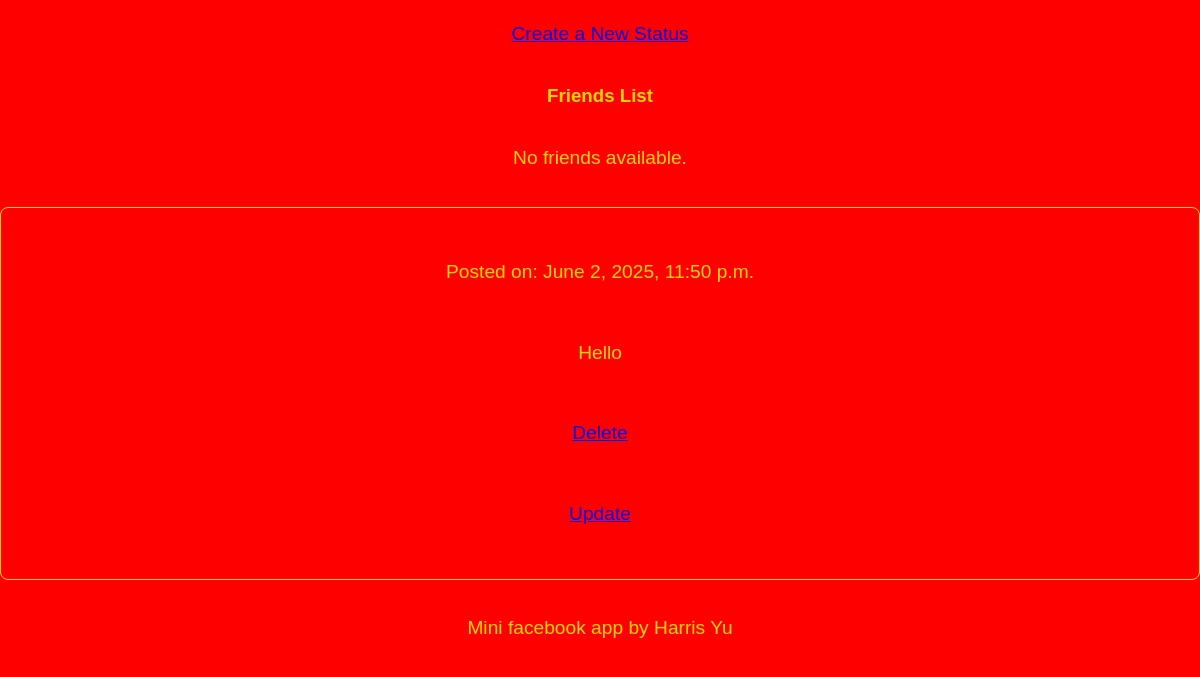
/mini_fb/profile/2/ (lower part), run on an earlier commit of the app's database.
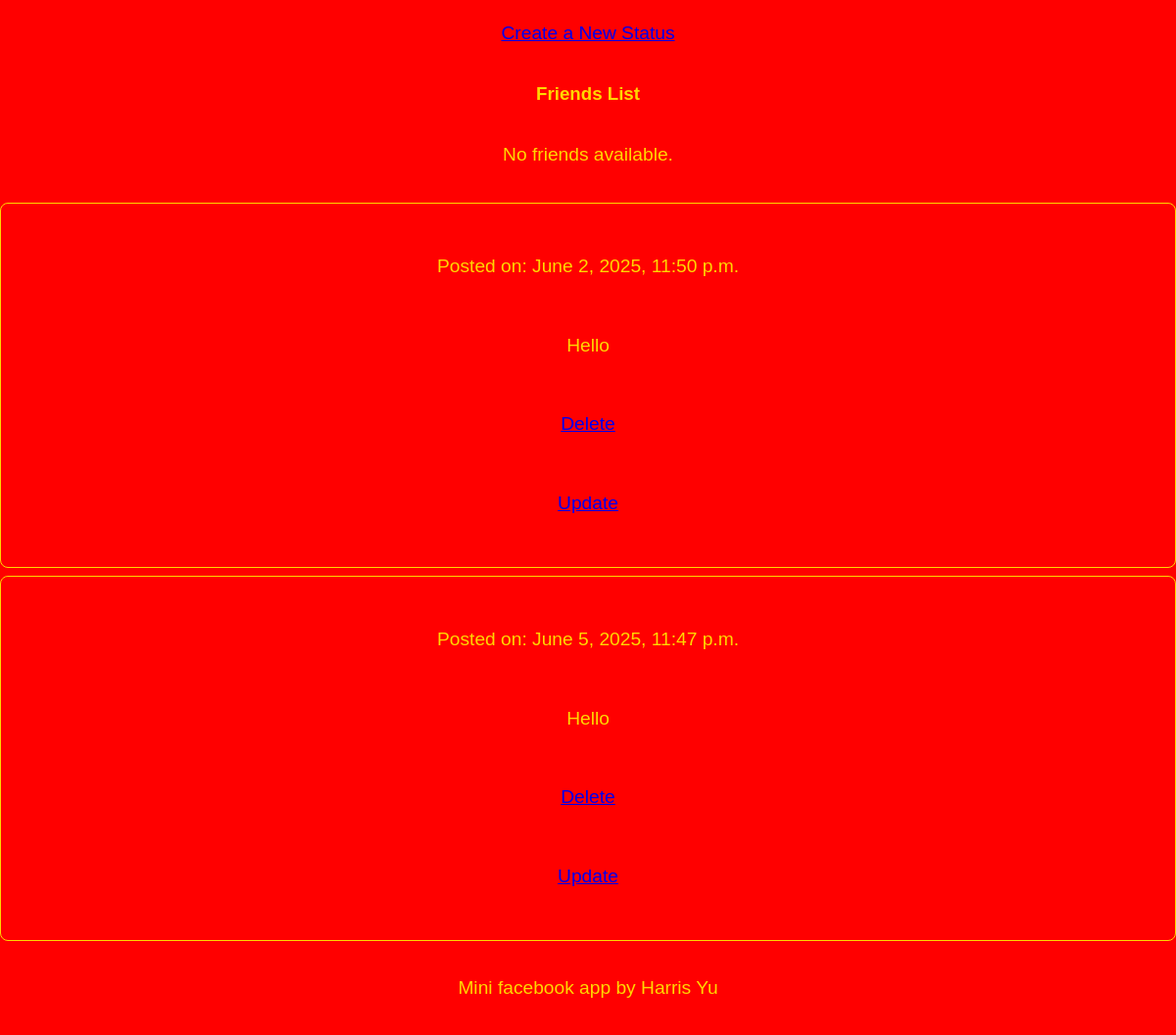
And on a later commit of the database.
### mini_fb/models.py (models this page shows, shortened)
class StatusMessage(models.Model):
    profile = models.ForeignKey(Profile, on_delete=models.CASCADE)
    message = models.TextField(blank=True)
    timestamp = models.DateTimeField(auto_now_add=True)

### mini_fb/views.py (the view)
# urls.py: path('profile/<int:pk>/', ShowProfilePageView.as_view(), name='show_profile'),
class ShowProfilePageView(DetailView):
    model = Profile
    template_name = 'mini_fb/show_profile.html'
    context_object_name = 'profile'

### mini_fb/models.py (called while the page is built)
    def get_status_messages(self):
        return StatusMessage.objects.filter(profile=self)

    def get_friends(self):
        id1 = Friend.objects.filter(profile1=self)
        id2 = Friend.objects.filter(profile2=self)
        friends = []
        for friend in id1:
            friends.append(friend.profile2)
        for friend in id2:
            friends.append(friend.profile1)
        return list(set(friends)) #remove duplicates

### mini_fb/templates/mini_fb/show_profile.html (shortened to what this page needs)
{% extends "mini_fb/base.html" %}
{% block content %}
<main>
    <section>
        <header>
            <p><a href="{% url 'create_status' profile.pk %}">Create a New Status</a></p>
        </header>
        <h3>Friends List</h3>
        {% if profile.get_friends %}
            <ul>
                {% for friend in profile.get_friends %}
                    <li>
                        <p>{{ friend.first_name }} {{ friend.last_name }}</p>
                        <figure>
                            <img src="{{ friend.profile_pic_url }}" alt="Image of {{ friend.first_name }} {{ friend.last_name }}">
                        </figure>
                    </li>
                {% endfor %}
            </ul>
        {% else %}
            <p>No friends available.</p>
        {% endif %}
        {% if profile.get_status_messages %}
            <ul>
                {% for status in profile.get_status_messages %}
                    <li>
                        <article>
                            <header>
                                <p>Posted on: {{ status.timestamp }}</p>
                            </header>
                            <p>{{ status.message }}</p>
                            <p><a href="{% url 'delete_status_message' status.pk %}">Delete</a></p>
                            <p><a href="{% url 'update_status_message' status.pk %}">Update</a></p>
                        </article>
                    </li>
                {% endfor %}
            </ul>
        {% else %}
            <p>No status messages available.</p>
        {% endif %}
    </section>
</main>
{% endblock %}

What changed in the data, as far as the page shows it:
added StatusMessage: timestamp "June 5, 2025, 11:47 p.m.", message "Hello"
